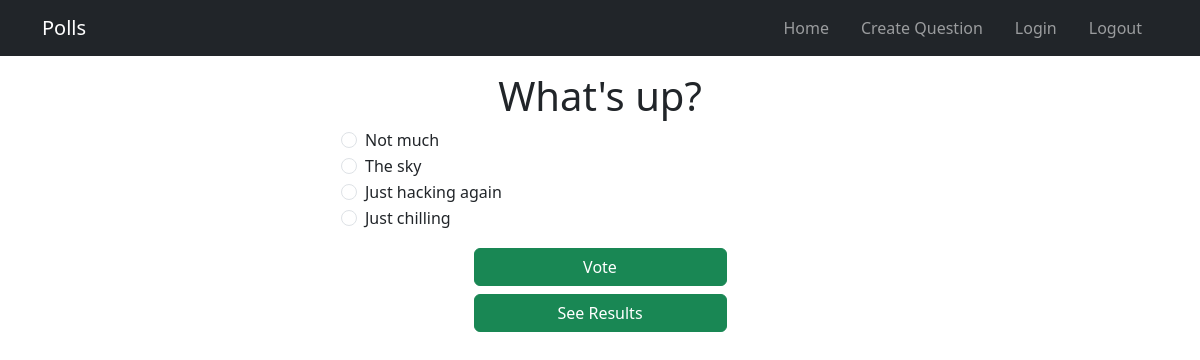
/1/ (signed in), run on the app's committed database.
### main/models.py (models this page shows, shortened)
class Question(models.Model):
    question_text = models.CharField(max_length=200)
    pub_date = models.DateTimeField("date published")

class Choice(models.Model):
    question = models.ForeignKey(Question, on_delete=models.CASCADE)
    choice_text = models.CharField(max_length=200)
    votes = models.IntegerField(default=0)

### main/views.py (the view)
# urls.py: path("<int:question_id>/", views.detail, name="detail"),
@login_required
def detail(request, question_id):
    question = get_object_or_404(Question, pk=question_id)
    return render(request, "main/detail.html", {"question": question})

### main/templates/main/detail.html (shortened to what this page needs)
{% extends "main/base.html" %}
{% block content %}
    <form action="{% url 'main:vote' question.id %}" method="post">
        <div class="container">
            <fieldset>
                <h1 class="text-center">{{ question.question_text }}</h1>
                <div class="container d-grid col-12 col-md-10 col-lg-6">
                    {% for choice in question.choice_set.all %}
                    <div class="form-check">
                        <input type="radio" name="choice" id="choice{{ forloop.counter }}" value="{{ choice.id }}" class="form-check-input">
                        <label for="choice{{ forloop.counter }}" class="form-check-label">{{ choice.choice_text }}</label>
                    </div>
                    {% endfor %}
                </div>
            </fieldset>
        </div>
        <div class="container d-grid gap-2 col-3 my-3">
            <input type="submit" value="Vote" class="btn btn-success">
            <a class="btn btn-success" href="{% url 'main:results' question.id %}">See Results</a>
        </div>
    </form>
{% endblock content %}

### data on the page
Question: question_text "What's up?"
Choice: choice_text "Not much"
Choice: choice_text "The sky"
Choice: choice_text "Just hacking again"
Choice: choice_text "Just chilling"
